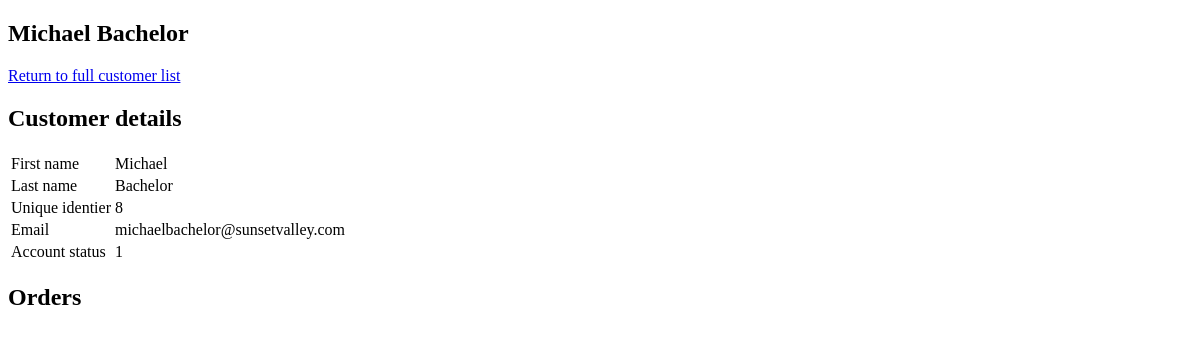
Page /customer-detail/8 on the earlier database version.
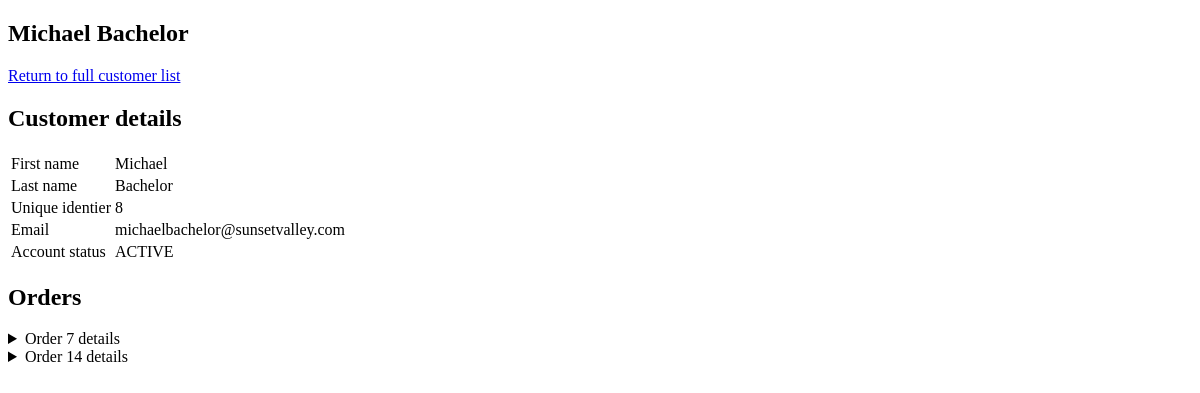
Same page on the later database version.
### bookshop/models.py (models this page shows, shortened)
class Customer(models.Model):
    CUSTOMER_STATUS_CHOICES = (
        ('ACTIVE', 'Active'),
        ('ARCHIVED', 'Archived'),
        ('SUSPENDED', 'Suspended')
    )
    first_name = models.CharField(max_length=20)
    last_name = models.CharField(max_length=20)
    email = models.EmailField(max_length=60)
    status = models.CharField(max_length=20, choices=CUSTOMER_STATUS_CHOICES)

class Order(models.Model):
    customer = models.ForeignKey(
        Customer, on_delete=models.PROTECT, related_name="orders")
    books = models.ManyToManyField(
        Book, through="OrderItem", related_name="orders")
    total_price = models.PositiveIntegerField(default=0)

### bookshop/views.py (the view)
class CustomerDetailView(DetailView):
    model = Customer
    template_name = "bookshop/customer.html"
    context_object_name = "customer"
    def get_context_data(self, **kwargs) -> dict[str, any]:
        context = super(CustomerDetailView, self).get_context_data(**kwargs)
        context["orders"] = (
            Order.objects.filter(customer=self.object.pk)
            .prefetch_related("items__book")
        )
        return context

### bookshop/templates/bookshop/customer.html (shortened to what this page needs)
{% extends 'base.html' %}
{% block content %}
{% load static %}
<section>
    <h1>{{ customer.first_name}} {{ customer.last_name }}</h1>
    <a href="{% url 'customer_list_view' %}">Return to full customer list</a>
    <h2>Customer details</h2>
    <table>
        <tr>
            <td>First name</td>
            <td>{{ customer.first_name }}</td>
        </tr>
        <tr>
            <td>Last name</td>
            <td>{{ customer.last_name }}</td>
        </tr>
        <tr>
            <td>Unique identier</td>
            <td>{{ customer.id }}</td>
        </tr>
        <tr>
            <td>Email</td>
            <td>{{ customer.email }}</td>
        </tr>
        <tr>
            <td>Account status</td>
            <td>{{ customer.status }}</td>
        </tr>
    </table>
</section>
<section>
    <h2>Orders</h2>
    {% for order in orders %}
    <details>
        <summary>Order {{ order.id }} details</summary>
    </details>
    {% endfor %}
</section>
{% endblock %}

Differences in the rows shown:
changed Customer "Michael": status "1" → "ACTIVE"
added Order: id "7"
added Order: id "14"
